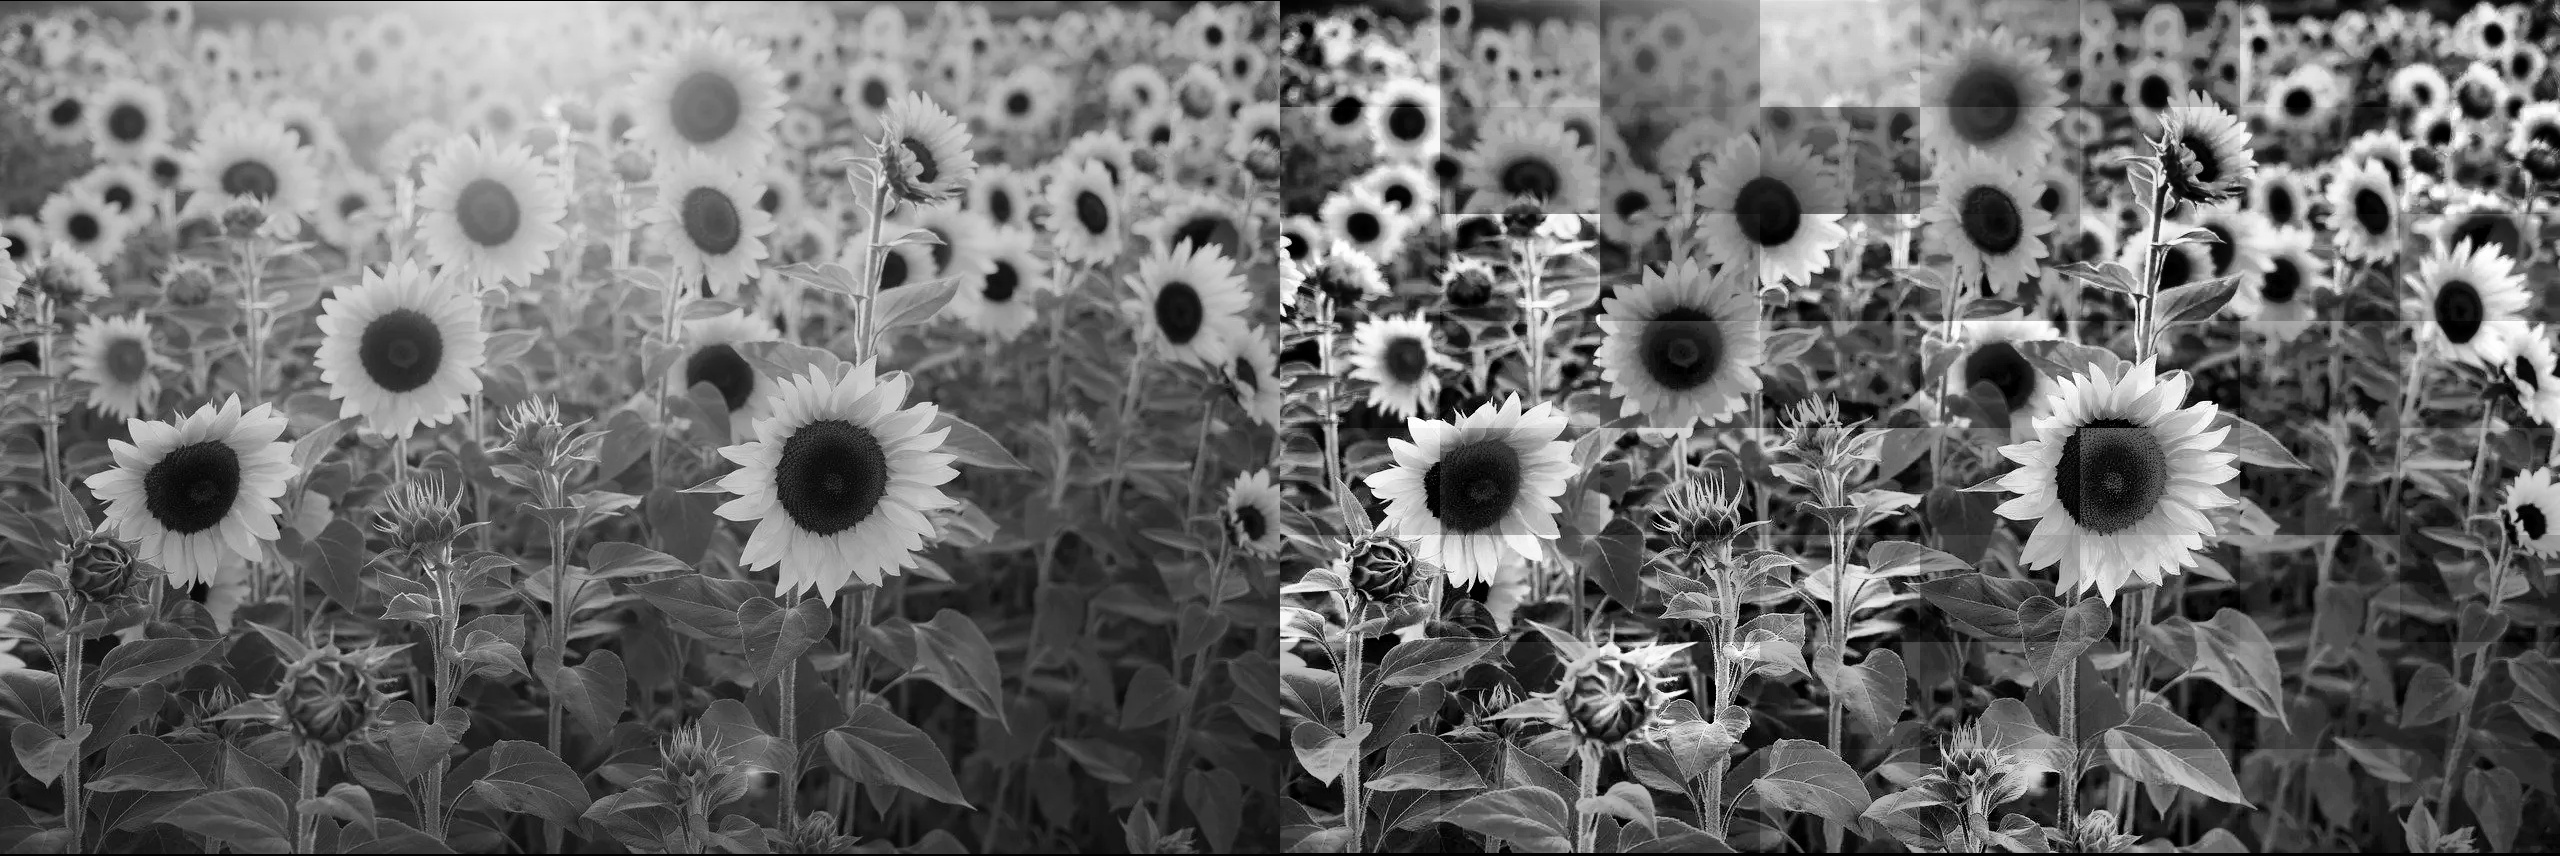

Source code (Python):
import os
import sys
filepath = os.path.abspath(__file__)
nam = filepath.split(os.sep)[-1]
filepath = filepath.replace(nam, "")
sys.path.append(filepath)

import cv2
import numpy as np
from matplotlib import pyplot as plt

def equal_histgray_image():
    pth = os.path.join(filepath, r'..\shift\sunoray.png')
    # pth = os.path.join(filepath, r'..\an.jpg')
    # pth = os.path.join(filepath, r'..\hunan.jpg')
    # pth = os.path.join(filepath, r'..\Photo2.jpg')
    img = cv2.imread(pth, 0)
    height, width = img.shape
    # img = cv2.resize(img, (width//4, height//4))
    height, width = img.shape
    tile_h = 2 * 2 * 2
    tile_w = 2 * 2 * 2
    thresh = 20 * 2
    pad_h = int(np.ceil(height / tile_h) * tile_h - height)
    pad_w = int(np.ceil(width / tile_w) * tile_w - width)
    padimg = np.pad(img, ((pad_h // 2, pad_h - pad_h//2), (pad_w // 2, pad_w - pad_w // 2)), \
                                mode='constant', constant_values=(0, 0))
    height, width = padimg.shape
    block_h = height // tile_h
    block_w = width // tile_w
    clipthresh = 60+200 ##thresh * block_h * block_w / 256

    # clahe = cv2.createCLAHE(2, (20, 20))
    # image = clahe.apply(img)
    # cv2.imshow('img', image)
    # cv2.waitKey(0)
    # cv2.destroyAllWindows()

    nimage = np.zeros_like(padimg)
    for ih in range(0, tile_h):
        for jw in range(0, tile_w):
            image = img[ih * block_h:(ih + 1) * block_h, jw * block_w:(jw + 1) * block_w]
            h, w = image.shape
            count = np.zeros(256)
            for i in range(h):
                for j in range(w):
                    count[image[i, j]] += 1
            largezero = []
            for i in range(256):
                if count[i] > 0:
                    largezero.append(i)
            largethresh = 2
            need = set()
            while largethresh > 0:
                if largethresh < 1e-2:
                    break
                largethresh = 0
                now = []
                for i in range(256):
                    if count[i] > clipthresh:
                        largethresh += count[i] - clipthresh
                        count[i] = count[i] - clipthresh
                        if i in need:
                            need.remove(i)
                    elif count[i] - clipthresh == 1e-6:
                        continue
                    else:
                        need.add(i)
                if largethresh > 0:
                    for i in need:
                        count[i] += largethresh / len(need)

            cumsum = np.cumsum(count)
            nimg = np.zeros_like(image)
            areas = h * w
            finalnum = np.zeros_like(cumsum)
            for i in range(256):
                finalnum[i] = (256 / areas) * cumsum[i] - 1
            kk = list(cumsum)
            kkk = list(finalnum)
            for i in range(h):
                for j in range(w):
                    
                    nimg[i, j] = (256 / areas) * cumsum[image[i, j]] - 1
                    # nimg[i, j] = (len(largezero) / areas) * cumsum[image[i, j]] - 1
            nimg[nimg < 0] = 0
            nimg[nimg > 255] = 255
            
            nimage[ih * block_h : ih * block_h + image.shape[0], jw * block_w : jw * block_w + image.shape[1]] = nimg
            # countafter = np.zeros(256)
            # for i in range(h):
            #     for j in range(w):
            #         countafter[nimg[i, j]] += 1
            # plt.plot(range(len(countafter)), countafter)
            # plt.plot(range(len(countafter)), np.cumsum(countafter))
            # plt.show()
            # plt.close()
    img = np.concatenate([padimg, nimage], axis = 1)
    cv2.imwrite(os.path.join(filepath, r'clahe.jpg'), img)

if __name__ == "__main__":
    equal_histgray_image()
